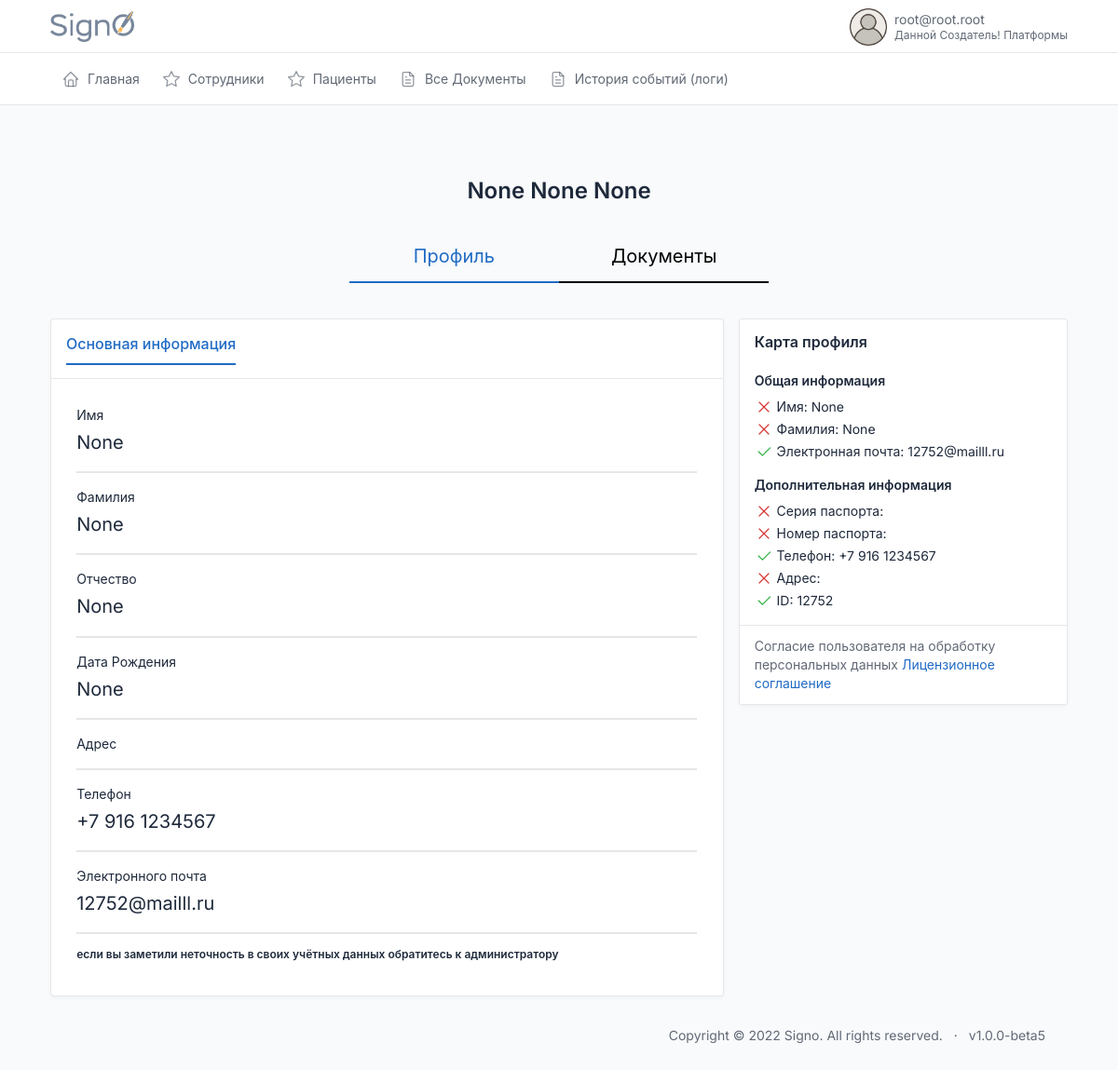
Page /id/user/46/ (signed in) on the earlier database version.
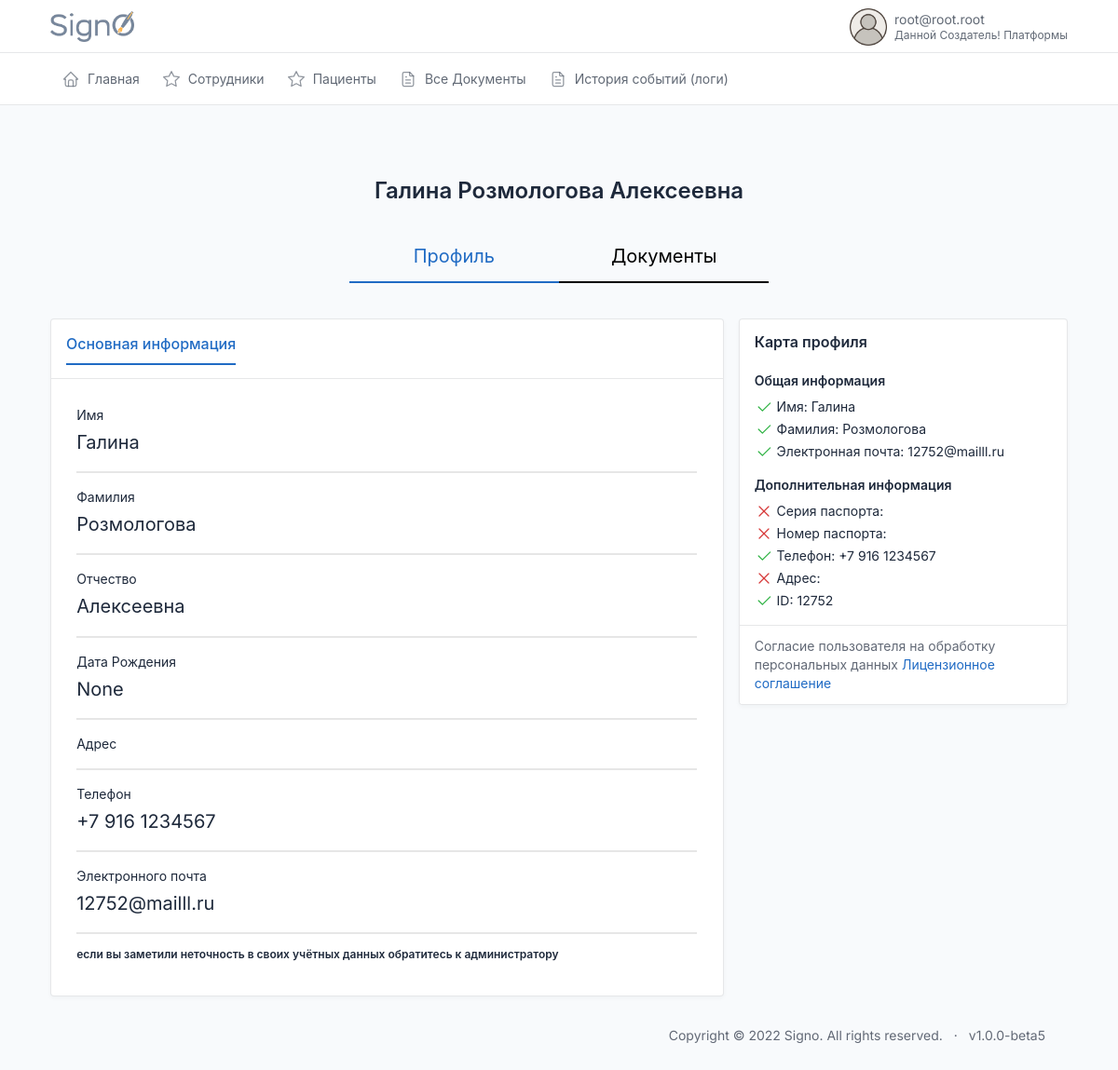
Same page on the later database version.
### users/models.py (models this page shows, shortened)
class CustomUser(AbstractBaseUser, PermissionsMixin):
    email = models.EmailField(max_length=254, unique=True, verbose_name='Электронная почта')
    first_name = models.CharField(u"Имя", max_length=100, blank=True, null=True)
    last_name = models.CharField(u"Фамилия", max_length=100, blank=True, null=True)
    patronymic = models.CharField(u"Отчество", max_length=100, blank=True, null=True)
    pasport_series = models.CharField(max_length=12, blank=True, verbose_name='Серия паспорта')
    pasport_number = models.CharField(max_length=12, blank=True, verbose_name='Номер паспорта')
    addres = models.CharField(max_length=240, blank=True, verbose_name='Адрес пользователя')
    user_profile_id = models.IntegerField(blank=True, verbose_name='ID пользователя', null=True)
    phone = models.CharField(max_length=24, verbose_name='Телефон')
    uniq_id = models.CharField(unique=True, max_length=12, blank=True, null=True, verbose_name='Уникальный ID')
    photo = models.ImageField(
        upload_to='users/%Y/%m/%d/',
        blank=True,
        default='../static/images/default_avatar.png',
        verbose_name='Аватар')
    is_active = models.BooleanField(default=True, verbose_name='Активирован')
    is_admin = models.BooleanField(default=False, verbose_name='Администратор')
    is_staff = models.BooleanField(_('staff status'), default=False)
    is_superuser = models.BooleanField(_('super user'), default=False)
    date_joined = models.DateTimeField(u'date joined', blank=True, null=True, default=timezone.now)
    last_login = models.DateTimeField(u'last login', blank=True, null=True)
    groups = models.ManyToManyField(Group, blank=True, null=True, verbose_name='Группы', related_name='groups')
    user_permissions = models.ManyToManyField(Permission, blank=True, null=True, verbose_name='Разрешения', related_name='user_permissions')
    date_of_birthday = models.DateField(blank=True, null=True, verbose_name='Дата Рождения')
    ADMINISTRATOR = 'AD'
    DOCTOR = 'DO'
    CLIENT = 'CL'
    DIRECTOR = 'DI'
    TYPE_ROLE = [
        (ADMINISTRATOR, 'Администратор'),
        (DOCTOR, 'Врач'),
        (CLIENT, 'Клиент'),
        (DIRECTOR, 'Руководитель')
    ]
    type = models.CharField(max_length=6, choices=TYPE_ROLE, default=CLIENT, verbose_name='Тип пользователя')
    ban = models.BooleanField(default=False, verbose_name='Уволен')
    ban_date = models.DateTimeField(verbose_name='дата увольнения', blank=True, null=True)
    ecp = models.BooleanField(default=False, verbose_name='Наличие ЭЦП')
    USERNAME_FIELD = 'email'
    REQUIRED_FIELDS = []
    objects = CustomUserManager()
    class Meta:
        verbose_name='Пользователь'
        verbose_name_plural='Пользователи'

### users/views.py (the view)
# urls.py: path('user/<int:pk>/', user, name='user'),
def user(request, pk):
    if request.user.type not in ['DO', 'CL']:
        user = CustomUser.objects.get(pk=pk)
        context = {
            'user': user,
        }
        return render(request, 'users/user.html', context)
    return redirect('index')

### users/templates/users/user.html (shortened to what this page needs)
<!DOCTYPE html>
<html lang="ru">
<head>
</head>
<body>
</body>
</html>
{%extends 'index.html'%}{%load static%}
{%block content%}
{%if user.type == 'CL'%}
    <center><h1>{{user.first_name}} {{user.last_name}} {{user.patronymic}}</h1></center>
<div class="user-info"id="user-info"><a href="{%url 'user' user.pk%}"class="active">Профиль</a><a href="{%url 'user_docs' user.pk%}"class="">Документы</a></div>
{%else%}
    <center><h1>{{user.first_name}} {{user.last_name}} {{user.patronymic}}</h1></center>
<div class="user-info"id="user-info"><a href="{%url 'user' user.pk%}"class="active">Профиль</a><a href="{%url 'user_docs' user.pk%}"class="">Пациенты</a></div>
{%endif%}
<div class="row row-cards">
              <div class="col-lg-8">
                <div class="card card-lg">
                    <div class="card-header">
                    <a href="{%url 'user' user.pk%}"><h3 class="card-title" style="    border-bottom: 2px solid;
    padding: 0px 0px 9px 0px;">Основная информация</h3></a>
                  </div>
                  <div class="card-body">
                    <div class="markdown">
<form action="" method="post" enctype="multipart/form-data">
       <div class="" style="font-size: 20px;border-bottom: 2px solid #e6e6e6; width: 100%;margin: 0px 0px 9px;margin: 0px 0px 14px 0px;
    padding: 0px 0px 14px 0px;">
       <span style="font-size: 14px;width:100%;display:flex;">Имя</span>
           {{user.first_name}}
   </div>
   <div class="" style="font-size: 20px;border-bottom: 2px solid #e6e6e6; width: 100%;margin: 0px 0px 9px;margin: 0px 0px 14px 0px;
    padding: 0px 0px 14px 0px;">
       <span style="font-size: 14px;width:100%;display:flex;">Фамилия</span>
       {{user.last_name}}
   </div>
       <div class="" style="font-size: 20px;border-bottom: 2px solid #e6e6e6; width: 100%;margin: 0px 0px 9px;margin: 0px 0px 14px 0px;
    padding: 0px 0px 14px 0px;">
       <span style="font-size: 14px;width:100%;display:flex;">Отчество</span>
 {{user.patronymic}}
   </div>
   <div class="" style="font-size: 20px;border-bottom: 2px solid #e6e6e6; width: 100%;margin: 0px 0px 9px;margin: 0px 0px 14px 0px;
   padding: 0px 0px 14px 0px;">
      <span style="font-size: 14px;width:100%;display:flex;">Дата Рождения</span>
           {{user.date_of_birthday}}
  </div>
  {% if request.user.type != 'DO'%}
       <div class="" style="font-size: 20px;border-bottom: 2px solid #e6e6e6; width: 100%;margin: 0px 0px 9px;margin: 0px 0px 14px 0px;
    padding: 0px 0px 14px 0px;">
       <span style="font-size: 14px;width:100%;display:flex;">Адрес</span>
   </div>
       <div class="" style="font-size: 20px;border-bottom: 2px solid #e6e6e6; width: 100%;margin: 0px 0px 9px;margin: 0px 0px 14px 0px;
    padding: 0px 0px 14px 0px;">
       <span style="font-size: 14px;width:100%;display:flex;">Телефон</span>
  {{user.phone}}
   </div>
       <div class="" style="font-size: 20px;border-bottom: 2px solid #e6e6e6; width: 100%;margin: 0px 0px 9px;margin: 0px 0px 14px 0px;
    padding: 0px 0px 14px 0px;">
       <span style="font-size: 14px;width:100%;display:flex;">Электронного почта</span>
    {{user.email}}
   </div>
   {% endif %}
<h5>если вы заметили неточность в своих учётных данных обратитесь к администратору</h5>
</form>
                    </div>
                  </div>
                </div>
              </div>
              <div class="col-lg-4">
                <div class="card">
                  <div class="card-body">
                    <div class="d-flex align-items-center mb-3">
                      <div>
                        <h3 class="lh-1">
                        Карта профиля
                        </h3>
                      </div>
                    </div>
                    <h4>Общая информация</h4>
                    <ul class="list-unstyled space-y-1">
                      <li>
                          {%if user.first_name%}
                          <svg xmlns="http://www.w3.org/2000/svg" class="icon text-green" width="24" height="24" viewBox="0 0 24 24" stroke-width="2" stroke="currentColor" fill="none" stroke-linecap="round" stroke-linejoin="round"><path stroke="none" d="M0 0h24v24H0z" fill="none"></path><path d="M5 12l5 5l10 -10"></path></svg>
                          {%endif%}
                        Имя: {{user.first_name}}
                      </li>
                      <li>
                          {%if user.last_name%}
                          <svg xmlns="http://www.w3.org/2000/svg" class="icon text-green" width="24" height="24" viewBox="0 0 24 24" stroke-width="2" stroke="currentColor" fill="none" stroke-linecap="round" stroke-linejoin="round"><path stroke="none" d="M0 0h24v24H0z" fill="none"></path><path d="M5 12l5 5l10 -10"></path></svg>
                          {%endif%}
                        Фамилия: {{user.last_name}}
                      </li>
                      {% if request.user.type != 'DO' %}
                      <li>
                          {%if user.email%}
                          <svg xmlns="http://www.w3.org/2000/svg" class="icon text-green" width="24" height="24" viewBox="0 0 24 24" stroke-width="2" stroke="currentColor" fill="none" stroke-linecap="round" stroke-linejoin="round"><path stroke="none" d="M0 0h24v24H0z" fill="none"></path><path d="M5 12l5 5l10 -10"></path></svg>
                          {%endif%}
                          Электронная почта: {{user.email}}
                      </li>
                    </ul>
                    <h4>Дополнительная информация</h4>
                    <ul class="list-unstyled space-y-1">
                      <li>
                        Серия паспорта: {{user.pasport_series}}
                      </li>
                      <li>
                        Номер паспорта: {{user.pasport_number}}
                      </li>
                        <li>
                          {%if user.phone%}
                          <svg xmlns="http://www.w3.org/2000/svg" class="icon text-green" width="24" height="24" viewBox="0 0 24 24" stroke-width="2" stroke="currentColor" fill="none" stroke-linecap="round" stroke-linejoin="round"><path stroke="none" d="M0 0h24v24H0z" fill="none"></path><path d="M5 12l5 5l10 -10"></path></svg>
                            {%endif%}
                        Телефон: {{user.phone}}
                      </li>
                        <li>
                        Адрес: {{user.addres}}
                      </li>
                      {% endif %}
                        <li>
                          {%if user.id%}
                          <svg xmlns="http://www.w3.org/2000/svg" class="icon text-green" width="24" height="24" viewBox="0 0 24 24" stroke-width="2" stroke="currentColor" fill="none" stroke-linecap="round" stroke-linejoin="round"><path stroke="none" d="M0 0h24v24H0z" fill="none"></path><path d="M5 12l5 5l10 -10"></path></svg>
                          {%endif%}
                        ID: {{user.uniq_id}}
                      </li>
                    </ul>
                  </div>
                  <div class="card-footer">
                    Согласие пользователя на обработку персональных данных
                    <a href="#" target="_blank">Лицензионное соглашение</a>
                  </div>
                </div>
              </div>
            </div>
{%endblock%}

### templates/index.html (shortened to what this page needs)
{%include 'header.html'%}
{% block content %}{% endblock %}
{% include 'footer.html' %}

### templates/header.html (shortened to what this page needs)
<!doctype html>{%load static%}
<html lang="en">
<head>
  <link href="{% static 'dist/css/tabler.min.css' %}" rel="stylesheet" />
  <link href="{% static 'dist/css/tabler-flags.min.css' %}" rel="stylesheet" />
  <link href="{% static 'dist/css/tabler-payments.min.css'%}" rel="stylesheet" />
  <link href="{% static 'dist/css/tabler-vendors.min.css' %}" rel="stylesheet" />
  <link href="{% static 'dist/css/demo.min.css'%}" rel="stylesheet" />
  <link href="{% static 'css/style.css'%}" rel="stylesheet" />
  <link rel='stylesheet' href='https://cdn-uicons.flaticon.com/uicons-regular-rounded/css/uicons-regular-rounded.css'>
</head>
<body>
  <div class="wrapper">
    <header class="navbar navbar-expand-md navbar-light d-print-none">
      <div class="container-xl">
        <h1 class="navbar-brand navbar-brand-autodark d-none-navbar-horizontal pe-0 pe-md-3"
          style="display:flex; justify-content:space-between">
          <a href="{%url 'index'%}">
            <img width=90px height=33px src="/static/images/signo_logo.png">
          </a>
        </h1>
        <div class="navbar-nav flex-row order-md-last">
          <div class="nav-item dropdown">
            <a href="#" class="nav-link d-flex lh-1 text-reset p-0" data-bs-toggle="dropdown"
              aria-label="Open user menu">
              <img width=40px height=40px src="{{request.user.photo.url}}">
              <div class="d-none d-xl-block ps-2">
                <div>{{request.user.email}}</div>
                <div class="mt-1 small text-muted">
                  {{request.user.last_name}} {{request.user.first_name}} {{request.user.patronymic}}
                </div>
              </div>
            </a>
          </div>
        </div>
      </div>
    </header>
    <div class="navbar-expand-md">
      <div class="collapse navbar-collapse" id="navbar-menu">
        <div class="navbar navbar-light">
          <div class="container-xl">
            <ul class="navbar-nav">
              {%if request.user.type == 'DI'%}
              {% include 'menu/director.html' %}
              {%endif%}
            </ul>
          </div>
        </div>
      </div>
    </div>
    <div class="page-wrapper">
      <div class="container-xl">
        <div class="page-header d-print-none">
        </div>
      </div>
      <div class="page-body">
        <div class="container-xl">

### templates/menu/director.html (shortened to what this page needs)
<li id='nav-button-index' class="nav-item">
  <a class="nav-link" href="{%url 'index'%}" >
    <span class="nav-link-icon d-md-none d-lg-inline-block">
    </span>
    <span class="nav-link-title">Главная</span></a>
</li>
<li id='nav-button-staff' class="nav-item">
  <a class="nav-link" href="{%url 'staff'%}" >
    <span class="nav-link-icon d-md-none d-lg-inline-block">
    </span>
    <span class="nav-link-title">Сотрудники</span></a>
</li>
 <li id='nav-button-allclients' class="nav-item">
  <a class="nav-link" href="{%url 'allclients'%}" >
    <span class="nav-link-icon d-md-none d-lg-inline-block">
    </span>
    <span class="nav-link-title">Пациенты</span></a>
</li>
<li id='nav-button-alldocuments' class="nav-item">
  <a class="nav-link" href="{%url 'documents'%}" >
    <span class="nav-link-icon d-md-none d-lg-inline-block">
    </span>
    <span class="nav-link-title">Все Документы</span></a>
</li>
<li id='nav-button-logs' class="nav-item">
  <a class="nav-link" href="{%url 'logs'%}" >
    <span class="nav-link-icon d-md-none d-lg-inline-block">
    </span>
    <span class="nav-link-title">История событий (логи)</span></a>
</li>

### templates/modals/_modal_sms_code.html (shortened to what this page needs)
{% load static %}

### templates/footer.html (shortened to what this page needs)
{%load static%}
        <footer class="footer footer-transparent d-print-none">
          <div class="container-xl">
            <div class="row text-center align-items-center flex-row-reverse">
              <div class="col-12 col-lg-auto mt-3 mt-lg-0">
                <ul class="list-inline list-inline-dots mb-0">
                  <li class="list-inline-item">
                    Copyright &copy; 2022
                    <a href="." class="link-secondary">Signo</a>.
                    All rights reserved.
                  </li>
                  <li class="list-inline-item">
                    <a href="" class="link-secondary" rel="noopener">
                      v1.0.0-beta5
                    </a>
                  </li>
                </ul>
              </div>
            </div>
          </div>
        </footer>
      </div>
    </div>
  </body>
</html>

### static/css/style.css (style rules this page uses)
.user-info { display: flex; justify-content: center; margin: auto auto 38px; max-width: 460px; }
.user-info a { width: 49%; text-align: center; font-size: 20px; border-bottom: 2px solid #000000; padding: 0px 0px 12px 0px; color: #000000; }
.user-info a.active { border-bottom: 2px solid #206bc4; padding: 0px 0px 12px 0px; color: #206bc4; }

### templates/header.html (style rules this page uses)
.card-header a { margin: 0px 20px 0px 0px; }

### users/templates/users/user.html (style rules this page uses)
h1 { margin: 0px 0px 40px 0px; }
.card-lg>.card-body { padding: 1.7rem; }
.user-info { display:flex;justify-content:center;margin: auto auto 38px;max-width: 460px; }
.user-info a { width:49%;text-align:center;font-size:20px;border-bottom: 2px solid #000000; padding: 0px 0px 12px 0px; color: #000000; }
.user-info a.active { border-bottom: 2px solid #206bc4; padding: 0px 0px 12px 0px; color: #206bc4; }

Differences in the rows shown:
changed CustomUser "None": first_name "None" → "Галина"; last_name "None" → "Розмологова"; patronymic "None" → "Алексеевна"
